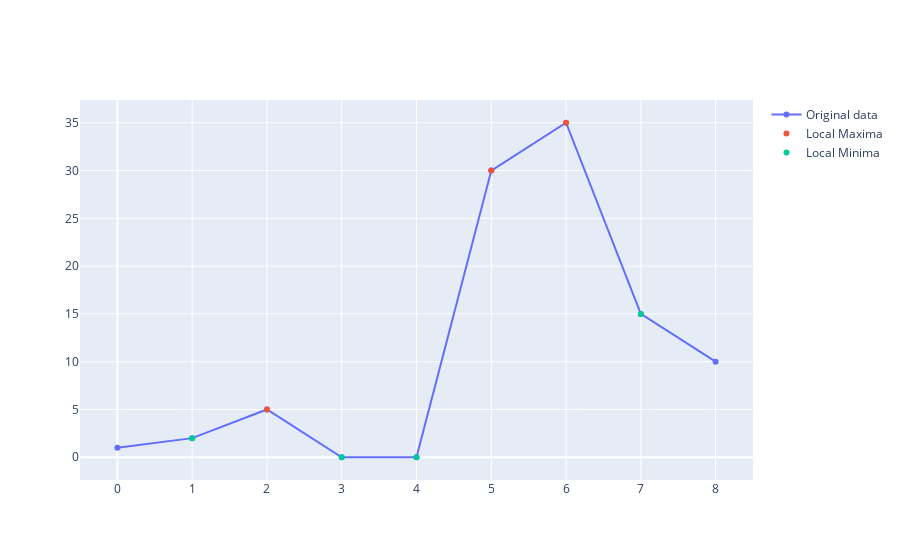

Notebook code cell kept with this figure:
### Code cell
fig = go.Figure()
fig.add_trace(go.Scatter(x=x_data, y=y_data,
                    name='Original data'))

fig.add_trace(go.Scatter(x=x_data[Lmax_indexes], y=y_data[Lmax_indexes],
                    mode="markers", name='Local Maxima'))

fig.add_trace(go.Scatter(x=x_data[Lmin_indexes], y=y_data[Lmin_indexes],
                    mode="markers", name='Local Minima'))

### Figure 1 — Plotly figure (JSON) as saved in the notebook; plotly's stock layout.template omitted (floating-point values rounded to 4 significant figures)
{"data": [{"name": "Original data", "type": "scatter", "x": [0, 1, 2, 3, 4, 5, 6, 7, 8], "y": [1, 2, 5, 0, 0, 30, 35, 15, 10]}, {"mode": "markers", "name": "Local Maxima", "type": "scatter", "x": [2, 5, 6], "y": [5, 30, 35]}, {"mode": "markers", "name": "Local Minima", "type": "scatter", "x": [1, 3, 4, 7], "y": [2, 0, 0, 15]}], "layout": {}}
